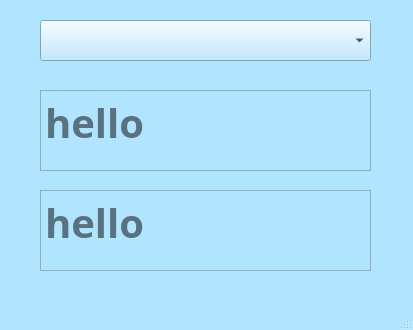
<?xml version="1.0" encoding="UTF-8"?>
<ui version="4.0">
 <class>MainWindow</class>
 <widget class="QMainWindow" name="MainWindow">
  <property name="geometry">
   <rect>
    <x>0</x>
    <y>0</y>
    <width>413</width>
    <height>330</height>
   </rect>
  </property>
  <property name="palette">
   <palette>
    <active>
     <colorrole role="WindowText">
      <brush brushstyle="SolidPattern">
       <color alpha="255">
        <red>0</red>
        <green>0</green>
        <blue>0</blue>
       </color>
      </brush>
     </colorrole>
     <colorrole role="Button">
      <brush brushstyle="SolidPattern">
       <color alpha="255">
        <red>176</red>
        <green>228</green>
        <blue>255</blue>
       </color>
      </brush>
     </colorrole>
     <colorrole role="Light">
      <brush brushstyle="SolidPattern">
       <color alpha="255">
        <red>255</red>
        <green>255</green>
        <blue>255</blue>
       </color>
      </brush>
     </colorrole>
     <colorrole role="Midlight">
      <brush brushstyle="SolidPattern">
       <color alpha="255">
        <red>215</red>
        <green>241</green>
        <blue>255</blue>
       </color>
      </brush>
     </colorrole>
     <colorrole role="Dark">
      <brush brushstyle="SolidPattern">
       <color alpha="255">
        <red>88</red>
        <green>114</green>
        <blue>127</blue>
       </color>
      </brush>
     </colorrole>
     <colorrole role="Mid">
      <brush brushstyle="SolidPattern">
       <color alpha="255">
        <red>117</red>
        <green>152</green>
        <blue>170</blue>
       </color>
      </brush>
     </colorrole>
     <colorrole role="Text">
      <brush brushstyle="SolidPattern">
       <color alpha="255">
        <red>0</red>
        <green>0</green>
        <blue>0</blue>
       </color>
      </brush>
     </colorrole>
     <colorrole role="BrightText">
      <brush brushstyle="SolidPattern">
       <color alpha="255">
        <red>255</red>
        <green>255</green>
        <blue>255</blue>
       </color>
      </brush>
     </colorrole>
     <colorrole role="ButtonText">
      <brush brushstyle="SolidPattern">
       <color alpha="255">
        <red>0</red>
        <green>0</green>
        <blue>0</blue>
       </color>
      </brush>
     </colorrole>
     <colorrole role="Base">
      <brush brushstyle="SolidPattern">
       <color alpha="255">
        <red>255</red>
        <green>255</green>
        <blue>255</blue>
       </color>
      </brush>
     </colorrole>
     <colorrole role="Window">
      <brush brushstyle="SolidPattern">
       <color alpha="255">
        <red>176</red>
        <green>228</green>
        <blue>255</blue>
       </color>
      </brush>
     </colorrole>
     <colorrole role="Shadow">
      <brush brushstyle="SolidPattern">
       <color alpha="255">
        <red>0</red>
        <green>0</green>
        <blue>0</blue>
       </color>
      </brush>
     </colorrole>
     <colorrole role="AlternateBase">
      <brush brushstyle="SolidPattern">
       <color alpha="255">
        <red>215</red>
        <green>241</green>
        <blue>255</blue>
       </color>
      </brush>
     </colorrole>
     <colorrole role="ToolTipBase">
      <brush brushstyle="SolidPattern">
       <color alpha="255">
        <red>255</red>
        <green>255</green>
        <blue>220</blue>
       </color>
      </brush>
     </colorrole>
     <colorrole role="ToolTipText">
      <brush brushstyle="SolidPattern">
       <color alpha="255">
        <red>0</red>
        <green>0</green>
        <blue>0</blue>
       </color>
      </brush>
     </colorrole>
     <colorrole role="PlaceholderText">
      <brush brushstyle="SolidPattern">
       <color alpha="128">
        <red>0</red>
        <green>0</green>
        <blue>0</blue>
       </color>
      </brush>
     </colorrole>
    </active>
    <inactive>
     <colorrole role="WindowText">
      <brush brushstyle="SolidPattern">
       <color alpha="255">
        <red>0</red>
        <green>0</green>
        <blue>0</blue>
       </color>
      </brush>
     </colorrole>
     <colorrole role="Button">
      <brush brushstyle="SolidPattern">
       <color alpha="255">
        <red>176</red>
        <green>228</green>
        <blue>255</blue>
       </color>
      </brush>
     </colorrole>
     <colorrole role="Light">
      <brush brushstyle="SolidPattern">
       <color alpha="255">
        <red>255</red>
        <green>255</green>
        <blue>255</blue>
       </color>
      </brush>
     </colorrole>
     <colorrole role="Midlight">
      <brush brushstyle="SolidPattern">
       <color alpha="255">
        <red>215</red>
        <green>241</green>
        <blue>255</blue>
       </color>
      </brush>
     </colorrole>
     <colorrole role="Dark">
      <brush brushstyle="SolidPattern">
       <color alpha="255">
        <red>88</red>
        <green>114</green>
        <blue>127</blue>
       </color>
      </brush>
     </colorrole>
     <colorrole role="Mid">
      <brush brushstyle="SolidPattern">
       <color alpha="255">
        <red>117</red>
        <green>152</green>
        <blue>170</blue>
       </color>
      </brush>
     </colorrole>
     <colorrole role="Text">
      <brush brushstyle="SolidPattern">
       <color alpha="255">
        <red>0</red>
        <green>0</green>
        <blue>0</blue>
       </color>
      </brush>
     </colorrole>
     <colorrole role="BrightText">
      <brush brushstyle="SolidPattern">
       <color alpha="255">
        <red>255</red>
        <green>255</green>
        <blue>255</blue>
       </color>
      </brush>
     </colorrole>
     <colorrole role="ButtonText">
      <brush brushstyle="SolidPattern">
       <color alpha="255">
        <red>0</red>
        <green>0</green>
        <blue>0</blue>
       </color>
      </brush>
     </colorrole>
     <colorrole role="Base">
      <brush brushstyle="SolidPattern">
       <color alpha="255">
        <red>255</red>
        <green>255</green>
        <blue>255</blue>
       </color>
      </brush>
     </colorrole>
     <colorrole role="Window">
      <brush brushstyle="SolidPattern">
       <color alpha="255">
        <red>176</red>
        <green>228</green>
        <blue>255</blue>
       </color>
      </brush>
     </colorrole>
     <colorrole role="Shadow">
      <brush brushstyle="SolidPattern">
       <color alpha="255">
        <red>0</red>
        <green>0</green>
        <blue>0</blue>
       </color>
      </brush>
     </colorrole>
     <colorrole role="AlternateBase">
      <brush brushstyle="SolidPattern">
       <color alpha="255">
        <red>215</red>
        <green>241</green>
        <blue>255</blue>
       </color>
      </brush>
     </colorrole>
     <colorrole role="ToolTipBase">
      <brush brushstyle="SolidPattern">
       <color alpha="255">
        <red>255</red>
        <green>255</green>
        <blue>220</blue>
       </color>
      </brush>
     </colorrole>
     <colorrole role="ToolTipText">
      <brush brushstyle="SolidPattern">
       <color alpha="255">
        <red>0</red>
        <green>0</green>
        <blue>0</blue>
       </color>
      </brush>
     </colorrole>
     <colorrole role="PlaceholderText">
      <brush brushstyle="SolidPattern">
       <color alpha="128">
        <red>0</red>
        <green>0</green>
        <blue>0</blue>
       </color>
      </brush>
     </colorrole>
    </inactive>
    <disabled>
     <colorrole role="WindowText">
      <brush brushstyle="SolidPattern">
       <color alpha="255">
        <red>88</red>
        <green>114</green>
        <blue>127</blue>
       </color>
      </brush>
     </colorrole>
     <colorrole role="Button">
      <brush brushstyle="SolidPattern">
       <color alpha="255">
        <red>176</red>
        <green>228</green>
        <blue>255</blue>
       </color>
      </brush>
     </colorrole>
     <colorrole role="Light">
      <brush brushstyle="SolidPattern">
       <color alpha="255">
        <red>255</red>
        <green>255</green>
        <blue>255</blue>
       </color>
      </brush>
     </colorrole>
     <colorrole role="Midlight">
      <brush brushstyle="SolidPattern">
       <color alpha="255">
        <red>215</red>
        <green>241</green>
        <blue>255</blue>
       </color>
      </brush>
     </colorrole>
     <colorrole role="Dark">
      <brush brushstyle="SolidPattern">
       <color alpha="255">
        <red>88</red>
        <green>114</green>
        <blue>127</blue>
       </color>
      </brush>
     </colorrole>
     <colorrole role="Mid">
      <brush brushstyle="SolidPattern">
       <color alpha="255">
        <red>117</red>
        <green>152</green>
        <blue>170</blue>
       </color>
      </brush>
     </colorrole>
     <colorrole role="Text">
      <brush brushstyle="SolidPattern">
       <color alpha="255">
        <red>88</red>
        <green>114</green>
        <blue>127</blue>
       </color>
      </brush>
     </colorrole>
     <colorrole role="BrightText">
      <brush brushstyle="SolidPattern">
       <color alpha="255">
        <red>255</red>
        <green>255</green>
        <blue>255</blue>
       </color>
      </brush>
     </colorrole>
     <colorrole role="ButtonText">
      <brush brushstyle="SolidPattern">
       <color alpha="255">
        <red>88</red>
        <green>114</green>
        <blue>127</blue>
       </color>
      </brush>
     </colorrole>
     <colorrole role="Base">
      <brush brushstyle="SolidPattern">
       <color alpha="255">
        <red>176</red>
        <green>228</green>
        <blue>255</blue>
       </color>
      </brush>
     </colorrole>
     <colorrole role="Window">
      <brush brushstyle="SolidPattern">
       <color alpha="255">
        <red>176</red>
        <green>228</green>
        <blue>255</blue>
       </color>
      </brush>
     </colorrole>
     <colorrole role="Shadow">
      <brush brushstyle="SolidPattern">
       <color alpha="255">
        <red>0</red>
        <green>0</green>
        <blue>0</blue>
       </color>
      </brush>
     </colorrole>
     <colorrole role="AlternateBase">
      <brush brushstyle="SolidPattern">
       <color alpha="255">
        <red>176</red>
        <green>228</green>
        <blue>255</blue>
       </color>
      </brush>
     </colorrole>
     <colorrole role="ToolTipBase">
      <brush brushstyle="SolidPattern">
       <color alpha="255">
        <red>255</red>
        <green>255</green>
        <blue>220</blue>
       </color>
      </brush>
     </colorrole>
     <colorrole role="ToolTipText">
      <brush brushstyle="SolidPattern">
       <color alpha="255">
        <red>0</red>
        <green>0</green>
        <blue>0</blue>
       </color>
      </brush>
     </colorrole>
     <colorrole role="PlaceholderText">
      <brush brushstyle="SolidPattern">
       <color alpha="128">
        <red>0</red>
        <green>0</green>
        <blue>0</blue>
       </color>
      </brush>
     </colorrole>
    </disabled>
   </palette>
  </property>
  <property name="windowTitle">
   <string>EST DateTime</string>
  </property>
  <widget class="QWidget" name="centralwidget">
   <widget class="QTextBrowser" name="date_text">
    <property name="enabled">
     <bool>false</bool>
    </property>
    <property name="geometry">
     <rect>
      <x>40</x>
      <y>90</y>
      <width>331</width>
      <height>81</height>
     </rect>
    </property>
    <property name="palette">
     <palette>
      <active>
       <colorrole role="WindowText">
        <brush brushstyle="SolidPattern">
         <color alpha="255">
          <red>0</red>
          <green>0</green>
          <blue>0</blue>
         </color>
        </brush>
       </colorrole>
       <colorrole role="Button">
        <brush brushstyle="SolidPattern">
         <color alpha="255">
          <red>176</red>
          <green>228</green>
          <blue>255</blue>
         </color>
        </brush>
       </colorrole>
       <colorrole role="Light">
        <brush brushstyle="SolidPattern">
         <color alpha="255">
          <red>255</red>
          <green>255</green>
          <blue>255</blue>
         </color>
        </brush>
       </colorrole>
       <colorrole role="Midlight">
        <brush brushstyle="SolidPattern">
         <color alpha="255">
          <red>215</red>
          <green>241</green>
          <blue>255</blue>
         </color>
        </brush>
       </colorrole>
       <colorrole role="Dark">
        <brush brushstyle="SolidPattern">
         <color alpha="255">
          <red>88</red>
          <green>114</green>
          <blue>127</blue>
         </color>
        </brush>
       </colorrole>
       <colorrole role="Mid">
        <brush brushstyle="SolidPattern">
         <color alpha="255">
          <red>117</red>
          <green>152</green>
          <blue>170</blue>
         </color>
        </brush>
       </colorrole>
       <colorrole role="Text">
        <brush brushstyle="SolidPattern">
         <color alpha="255">
          <red>0</red>
          <green>0</green>
          <blue>0</blue>
         </color>
        </brush>
       </colorrole>
       <colorrole role="BrightText">
        <brush brushstyle="SolidPattern">
         <color alpha="255">
          <red>255</red>
          <green>255</green>
          <blue>255</blue>
         </color>
        </brush>
       </colorrole>
       <colorrole role="ButtonText">
        <brush brushstyle="SolidPattern">
         <color alpha="255">
          <red>0</red>
          <green>0</green>
          <blue>0</blue>
         </color>
        </brush>
       </colorrole>
       <colorrole role="Base">
        <brush brushstyle="SolidPattern">
         <color alpha="255">
          <red>255</red>
          <green>255</green>
          <blue>255</blue>
         </color>
        </brush>
       </colorrole>
       <colorrole role="Window">
        <brush brushstyle="SolidPattern">
         <color alpha="255">
          <red>176</red>
          <green>228</green>
          <blue>255</blue>
         </color>
        </brush>
       </colorrole>
       <colorrole role="Shadow">
        <brush brushstyle="SolidPattern">
         <color alpha="255">
          <red>0</red>
          <green>0</green>
          <blue>0</blue>
         </color>
        </brush>
       </colorrole>
       <colorrole role="AlternateBase">
        <brush brushstyle="SolidPattern">
         <color alpha="255">
          <red>215</red>
          <green>241</green>
          <blue>255</blue>
         </color>
        </brush>
       </colorrole>
       <colorrole role="ToolTipBase">
        <brush brushstyle="SolidPattern">
         <color alpha="255">
          <red>255</red>
          <green>255</green>
          <blue>220</blue>
         </color>
        </brush>
       </colorrole>
       <colorrole role="ToolTipText">
        <brush brushstyle="SolidPattern">
         <color alpha="255">
          <red>0</red>
          <green>0</green>
          <blue>0</blue>
         </color>
        </brush>
       </colorrole>
       <colorrole role="PlaceholderText">
        <brush brushstyle="SolidPattern">
         <color alpha="128">
          <red>0</red>
          <green>0</green>
          <blue>0</blue>
         </color>
        </brush>
       </colorrole>
      </active>
      <inactive>
       <colorrole role="WindowText">
        <brush brushstyle="SolidPattern">
         <color alpha="255">
          <red>0</red>
          <green>0</green>
          <blue>0</blue>
         </color>
        </brush>
       </colorrole>
       <colorrole role="Button">
        <brush brushstyle="SolidPattern">
         <color alpha="255">
          <red>176</red>
          <green>228</green>
          <blue>255</blue>
         </color>
        </brush>
       </colorrole>
       <colorrole role="Light">
        <brush brushstyle="SolidPattern">
         <color alpha="255">
          <red>255</red>
          <green>255</green>
          <blue>255</blue>
         </color>
        </brush>
       </colorrole>
       <colorrole role="Midlight">
        <brush brushstyle="SolidPattern">
         <color alpha="255">
          <red>215</red>
          <green>241</green>
          <blue>255</blue>
         </color>
        </brush>
       </colorrole>
       <colorrole role="Dark">
        <brush brushstyle="SolidPattern">
         <color alpha="255">
          <red>88</red>
          <green>114</green>
          <blue>127</blue>
         </color>
        </brush>
       </colorrole>
       <colorrole role="Mid">
        <brush brushstyle="SolidPattern">
         <color alpha="255">
          <red>117</red>
          <green>152</green>
          <blue>170</blue>
         </color>
        </brush>
       </colorrole>
       <colorrole role="Text">
        <brush brushstyle="SolidPattern">
         <color alpha="255">
          <red>0</red>
          <green>0</green>
          <blue>0</blue>
         </color>
        </brush>
       </colorrole>
       <colorrole role="BrightText">
        <brush brushstyle="SolidPattern">
         <color alpha="255">
          <red>255</red>
          <green>255</green>
          <blue>255</blue>
         </color>
        </brush>
       </colorrole>
       <colorrole role="ButtonText">
        <brush brushstyle="SolidPattern">
         <color alpha="255">
          <red>0</red>
          <green>0</green>
          <blue>0</blue>
         </color>
        </brush>
       </colorrole>
       <colorrole role="Base">
        <brush brushstyle="SolidPattern">
         <color alpha="255">
          <red>255</red>
          <green>255</green>
          <blue>255</blue>
         </color>
        </brush>
       </colorrole>
       <colorrole role="Window">
        <brush brushstyle="SolidPattern">
         <color alpha="255">
          <red>176</red>
          <green>228</green>
          <blue>255</blue>
         </color>
        </brush>
       </colorrole>
       <colorrole role="Shadow">
        <brush brushstyle="SolidPattern">
         <color alpha="255">
          <red>0</red>
          <green>0</green>
          <blue>0</blue>
         </color>
        </brush>
       </colorrole>
       <colorrole role="AlternateBase">
        <brush brushstyle="SolidPattern">
         <color alpha="255">
          <red>215</red>
          <green>241</green>
          <blue>255</blue>
         </color>
        </brush>
       </colorrole>
       <colorrole role="ToolTipBase">
        <brush brushstyle="SolidPattern">
         <color alpha="255">
          <red>255</red>
          <green>255</green>
          <blue>220</blue>
         </color>
        </brush>
       </colorrole>
       <colorrole role="ToolTipText">
        <brush brushstyle="SolidPattern">
         <color alpha="255">
          <red>0</red>
          <green>0</green>
          <blue>0</blue>
         </color>
        </brush>
       </colorrole>
       <colorrole role="PlaceholderText">
        <brush brushstyle="SolidPattern">
         <color alpha="128">
          <red>0</red>
          <green>0</green>
          <blue>0</blue>
         </color>
        </brush>
       </colorrole>
      </inactive>
      <disabled>
       <colorrole role="WindowText">
        <brush brushstyle="SolidPattern">
         <color alpha="255">
          <red>88</red>
          <green>114</green>
          <blue>127</blue>
         </color>
        </brush>
       </colorrole>
       <colorrole role="Button">
        <brush brushstyle="SolidPattern">
         <color alpha="255">
          <red>176</red>
          <green>228</green>
          <blue>255</blue>
         </color>
        </brush>
       </colorrole>
       <colorrole role="Light">
        <brush brushstyle="SolidPattern">
         <color alpha="255">
          <red>255</red>
          <green>255</green>
          <blue>255</blue>
         </color>
        </brush>
       </colorrole>
       <colorrole role="Midlight">
        <brush brushstyle="SolidPattern">
         <color alpha="255">
          <red>215</red>
          <green>241</green>
          <blue>255</blue>
         </color>
        </brush>
       </colorrole>
       <colorrole role="Dark">
        <brush brushstyle="SolidPattern">
         <color alpha="255">
          <red>88</red>
          <green>114</green>
          <blue>127</blue>
         </color>
        </brush>
       </colorrole>
       <colorrole role="Mid">
        <brush brushstyle="SolidPattern">
         <color alpha="255">
          <red>117</red>
          <green>152</green>
          <blue>170</blue>
         </color>
        </brush>
       </colorrole>
       <colorrole role="Text">
        <brush brushstyle="SolidPattern">
         <color alpha="255">
          <red>88</red>
          <green>114</green>
          <blue>127</blue>
         </color>
        </brush>
       </colorrole>
       <colorrole role="BrightText">
        <brush brushstyle="SolidPattern">
         <color alpha="255">
          <red>255</red>
          <green>255</green>
          <blue>255</blue>
         </color>
        </brush>
       </colorrole>
       <colorrole role="ButtonText">
        <brush brushstyle="SolidPattern">
         <color alpha="255">
          <red>88</red>
          <green>114</green>
          <blue>127</blue>
         </color>
        </brush>
       </colorrole>
       <colorrole role="Base">
        <brush brushstyle="SolidPattern">
         <color alpha="255">
          <red>176</red>
          <green>228</green>
          <blue>255</blue>
         </color>
        </brush>
       </colorrole>
       <colorrole role="Window">
        <brush brushstyle="SolidPattern">
         <color alpha="255">
          <red>176</red>
          <green>228</green>
          <blue>255</blue>
         </color>
        </brush>
       </colorrole>
       <colorrole role="Shadow">
        <brush brushstyle="SolidPattern">
         <color alpha="255">
          <red>0</red>
          <green>0</green>
          <blue>0</blue>
         </color>
        </brush>
       </colorrole>
       <colorrole role="AlternateBase">
        <brush brushstyle="SolidPattern">
         <color alpha="255">
          <red>176</red>
          <green>228</green>
          <blue>255</blue>
         </color>
        </brush>
       </colorrole>
       <colorrole role="ToolTipBase">
        <brush brushstyle="SolidPattern">
         <color alpha="255">
          <red>255</red>
          <green>255</green>
          <blue>220</blue>
         </color>
        </brush>
       </colorrole>
       <colorrole role="ToolTipText">
        <brush brushstyle="SolidPattern">
         <color alpha="255">
          <red>0</red>
          <green>0</green>
          <blue>0</blue>
         </color>
        </brush>
       </colorrole>
       <colorrole role="PlaceholderText">
        <brush brushstyle="SolidPattern">
         <color alpha="128">
          <red>0</red>
          <green>0</green>
          <blue>0</blue>
         </color>
        </brush>
       </colorrole>
      </disabled>
     </palette>
    </property>
    <property name="font">
     <font>
      <family>Segoe UI Variable Display</family>
      <pointsize>30</pointsize>
      <weight>75</weight>
      <bold>true</bold>
     </font>
    </property>
    <property name="placeholderText">
     <string>hello</string>
    </property>
   </widget>
   <widget class="QTextBrowser" name="time_text">
    <property name="enabled">
     <bool>false</bool>
    </property>
    <property name="geometry">
     <rect>
      <x>40</x>
      <y>190</y>
      <width>331</width>
      <height>81</height>
     </rect>
    </property>
    <property name="palette">
     <palette>
      <active>
       <colorrole role="WindowText">
        <brush brushstyle="SolidPattern">
         <color alpha="255">
          <red>0</red>
          <green>0</green>
          <blue>0</blue>
         </color>
        </brush>
       </colorrole>
       <colorrole role="Button">
        <brush brushstyle="SolidPattern">
         <color alpha="255">
          <red>176</red>
          <green>228</green>
          <blue>255</blue>
         </color>
        </brush>
       </colorrole>
       <colorrole role="Light">
        <brush brushstyle="SolidPattern">
         <color alpha="255">
          <red>255</red>
          <green>255</green>
          <blue>255</blue>
         </color>
        </brush>
       </colorrole>
       <colorrole role="Midlight">
        <brush brushstyle="SolidPattern">
         <color alpha="255">
          <red>215</red>
          <green>241</green>
          <blue>255</blue>
         </color>
        </brush>
       </colorrole>
       <colorrole role="Dark">
        <brush brushstyle="SolidPattern">
         <color alpha="255">
          <red>88</red>
          <green>114</green>
          <blue>127</blue>
         </color>
        </brush>
       </colorrole>
       <colorrole role="Mid">
        <brush brushstyle="SolidPattern">
         <color alpha="255">
          <red>117</red>
          <green>152</green>
          <blue>170</blue>
         </color>
        </brush>
       </colorrole>
       <colorrole role="Text">
        <brush brushstyle="SolidPattern">
         <color alpha="255">
          <red>0</red>
          <green>0</green>
          <blue>0</blue>
         </color>
        </brush>
       </colorrole>
       <colorrole role="BrightText">
        <brush brushstyle="SolidPattern">
         <color alpha="255">
          <red>255</red>
          <green>255</green>
          <blue>255</blue>
         </color>
        </brush>
       </colorrole>
       <colorrole role="ButtonText">
        <brush brushstyle="SolidPattern">
         <color alpha="255">
          <red>0</red>
          <green>0</green>
          <blue>0</blue>
         </color>
        </brush>
       </colorrole>
       <colorrole role="Base">
        <brush brushstyle="SolidPattern">
         <color alpha="255">
          <red>255</red>
          <green>255</green>
          <blue>255</blue>
         </color>
        </brush>
       </colorrole>
       <colorrole role="Window">
        <brush brushstyle="SolidPattern">
         <color alpha="255">
          <red>176</red>
          <green>228</green>
          <blue>255</blue>
         </color>
        </brush>
       </colorrole>
       <colorrole role="Shadow">
        <brush brushstyle="SolidPattern">
         <color alpha="255">
          <red>0</red>
          <green>0</green>
          <blue>0</blue>
         </color>
        </brush>
       </colorrole>
       <colorrole role="AlternateBase">
        <brush brushstyle="SolidPattern">
         <color alpha="255">
          <red>215</red>
          <green>241</green>
          <blue>255</blue>
         </color>
        </brush>
       </colorrole>
       <colorrole role="ToolTipBase">
        <brush brushstyle="SolidPattern">
         <color alpha="255">
          <red>255</red>
          <green>255</green>
          <blue>220</blue>
         </color>
        </brush>
       </colorrole>
       <colorrole role="ToolTipText">
        <brush brushstyle="SolidPattern">
         <color alpha="255">
          <red>0</red>
          <green>0</green>
          <blue>0</blue>
         </color>
        </brush>
       </colorrole>
       <colorrole role="PlaceholderText">
        <brush brushstyle="SolidPattern">
         <color alpha="128">
          <red>0</red>
          <green>0</green>
          <blue>0</blue>
         </color>
        </brush>
       </colorrole>
      </active>
      <inactive>
       <colorrole role="WindowText">
        <brush brushstyle="SolidPattern">
         <color alpha="255">
          <red>0</red>
          <green>0</green>
          <blue>0</blue>
         </color>
        </brush>
       </colorrole>
       <colorrole role="Button">
        <brush brushstyle="SolidPattern">
         <color alpha="255">
          <red>176</red>
          <green>228</green>
          <blue>255</blue>
         </color>
        </brush>
       </colorrole>
       <colorrole role="Light">
        <brush brushstyle="SolidPattern">
         <color alpha="255">
          <red>255</red>
          <green>255</green>
          <blue>255</blue>
         </color>
        </brush>
       </colorrole>
       <colorrole role="Midlight">
        <brush brushstyle="SolidPattern">
         <color alpha="255">
          <red>215</red>
          <green>241</green>
          <blue>255</blue>
         </color>
        </brush>
       </colorrole>
       <colorrole role="Dark">
        <brush brushstyle="SolidPattern">
         <color alpha="255">
          <red>88</red>
          <green>114</green>
          <blue>127</blue>
         </color>
        </brush>
       </colorrole>
       <colorrole role="Mid">
        <brush brushstyle="SolidPattern">
         <color alpha="255">
          <red>117</red>
          <green>152</green>
          <blue>170</blue>
         </color>
        </brush>
       </colorrole>
       <colorrole role="Text">
        <brush brushstyle="SolidPattern">
         <color alpha="255">
          <red>0</red>
          <green>0</green>
          <blue>0</blue>
         </color>
        </brush>
       </colorrole>
       <colorrole role="BrightText">
        <brush brushstyle="SolidPattern">
         <color alpha="255">
          <red>255</red>
          <green>255</green>
          <blue>255</blue>
         </color>
        </brush>
       </colorrole>
       <colorrole role="ButtonText">
        <brush brushstyle="SolidPattern">
         <color alpha="255">
          <red>0</red>
          <green>0</green>
          <blue>0</blue>
         </color>
        </brush>
       </colorrole>
       <colorrole role="Base">
        <brush brushstyle="SolidPattern">
         <color alpha="255">
          <red>255</red>
          <green>255</green>
          <blue>255</blue>
         </color>
        </brush>
       </colorrole>
       <colorrole role="Window">
        <brush brushstyle="SolidPattern">
         <color alpha="255">
          <red>176</red>
          <green>228</green>
          <blue>255</blue>
         </color>
        </brush>
       </colorrole>
       <colorrole role="Shadow">
        <brush brushstyle="SolidPattern">
         <color alpha="255">
          <red>0</red>
          <green>0</green>
          <blue>0</blue>
         </color>
        </brush>
       </colorrole>
       <colorrole role="AlternateBase">
        <brush brushstyle="SolidPattern">
         <color alpha="255">
          <red>215</red>
          <green>241</green>
          <blue>255</blue>
         </color>
        </brush>
       </colorrole>
       <colorrole role="ToolTipBase">
        <brush brushstyle="SolidPattern">
         <color alpha="255">
          <red>255</red>
          <green>255</green>
          <blue>220</blue>
         </color>
        </brush>
       </colorrole>
       <colorrole role="ToolTipText">
        <brush brushstyle="SolidPattern">
         <color alpha="255">
          <red>0</red>
          <green>0</green>
          <blue>0</blue>
         </color>
        </brush>
       </colorrole>
       <colorrole role="PlaceholderText">
        <brush brushstyle="SolidPattern">
         <color alpha="128">
          <red>0</red>
          <green>0</green>
          <blue>0</blue>
         </color>
        </brush>
       </colorrole>
      </inactive>
      <disabled>
       <colorrole role="WindowText">
        <brush brushstyle="SolidPattern">
         <color alpha="255">
          <red>88</red>
          <green>114</green>
          <blue>127</blue>
         </color>
        </brush>
       </colorrole>
       <colorrole role="Button">
        <brush brushstyle="SolidPattern">
         <color alpha="255">
          <red>176</red>
          <green>228</green>
          <blue>255</blue>
         </color>
        </brush>
       </colorrole>
       <colorrole role="Light">
        <brush brushstyle="SolidPattern">
         <color alpha="255">
          <red>255</red>
          <green>255</green>
          <blue>255</blue>
         </color>
        </brush>
       </colorrole>
       <colorrole role="Midlight">
        <brush brushstyle="SolidPattern">
         <color alpha="255">
          <red>215</red>
          <green>241</green>
          <blue>255</blue>
         </color>
        </brush>
       </colorrole>
       <colorrole role="Dark">
        <brush brushstyle="SolidPattern">
         <color alpha="255">
          <red>88</red>
          <green>114</green>
          <blue>127</blue>
         </color>
        </brush>
       </colorrole>
       <colorrole role="Mid">
        <brush brushstyle="SolidPattern">
         <color alpha="255">
          <red>117</red>
          <green>152</green>
          <blue>170</blue>
         </color>
        </brush>
       </colorrole>
       <colorrole role="Text">
        <brush brushstyle="SolidPattern">
         <color alpha="255">
          <red>88</red>
          <green>114</green>
          <blue>127</blue>
         </color>
        </brush>
       </colorrole>
       <colorrole role="BrightText">
        <brush brushstyle="SolidPattern">
         <color alpha="255">
          <red>255</red>
          <green>255</green>
          <blue>255</blue>
         </color>
        </brush>
       </colorrole>
       <colorrole role="ButtonText">
        <brush brushstyle="SolidPattern">
         <color alpha="255">
          <red>88</red>
          <green>114</green>
          <blue>127</blue>
         </color>
        </brush>
       </colorrole>
       <colorrole role="Base">
        <brush brushstyle="SolidPattern">
         <color alpha="255">
          <red>176</red>
          <green>228</green>
          <blue>255</blue>
         </color>
        </brush>
       </colorrole>
       <colorrole role="Window">
        <brush brushstyle="SolidPattern">
         <color alpha="255">
          <red>176</red>
          <green>228</green>
          <blue>255</blue>
         </color>
        </brush>
       </colorrole>
       <colorrole role="Shadow">
        <brush brushstyle="SolidPattern">
         <color alpha="255">
          <red>0</red>
          <green>0</green>
          <blue>0</blue>
         </color>
        </brush>
       </colorrole>
       <colorrole role="AlternateBase">
        <brush brushstyle="SolidPattern">
         <color alpha="255">
          <red>176</red>
          <green>228</green>
          <blue>255</blue>
         </color>
        </brush>
       </colorrole>
       <colorrole role="ToolTipBase">
        <brush brushstyle="SolidPattern">
         <color alpha="255">
          <red>255</red>
          <green>255</green>
          <blue>220</blue>
         </color>
        </brush>
       </colorrole>
       <colorrole role="ToolTipText">
        <brush brushstyle="SolidPattern">
         <color alpha="255">
          <red>0</red>
          <green>0</green>
          <blue>0</blue>
         </color>
        </brush>
       </colorrole>
       <colorrole role="PlaceholderText">
        <brush brushstyle="SolidPattern">
         <color alpha="128">
          <red>0</red>
          <green>0</green>
          <blue>0</blue>
         </color>
        </brush>
       </colorrole>
      </disabled>
     </palette>
    </property>
    <property name="font">
     <font>
      <family>Segoe UI Variable Display</family>
      <pointsize>30</pointsize>
      <weight>75</weight>
      <bold>true</bold>
     </font>
    </property>
    <property name="placeholderText">
     <string>hello</string>
    </property>
   </widget>
   <widget class="QComboBox" name="timezone_combo">
    <property name="geometry">
     <rect>
      <x>40</x>
      <y>20</y>
      <width>331</width>
      <height>41</height>
     </rect>
    </property>
    <property name="font">
     <font>
      <family>Segoe UI Variable Display</family>
      <pointsize>30</pointsize>
      <weight>75</weight>
      <bold>true</bold>
     </font>
    </property>
   </widget>
  </widget>
  <widget class="QMenuBar" name="menubar">
   <property name="geometry">
    <rect>
     <x>0</x>
     <y>0</y>
     <width>413</width>
     <height>26</height>
    </rect>
   </property>
  </widget>
  <widget class="QStatusBar" name="statusbar"/>
 </widget>
 <resources/>
 <connections/>
</ui>
